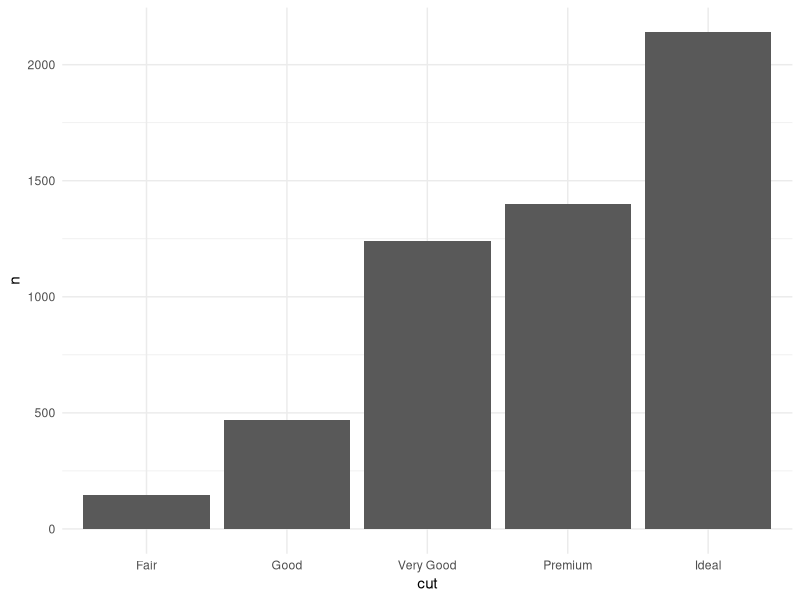
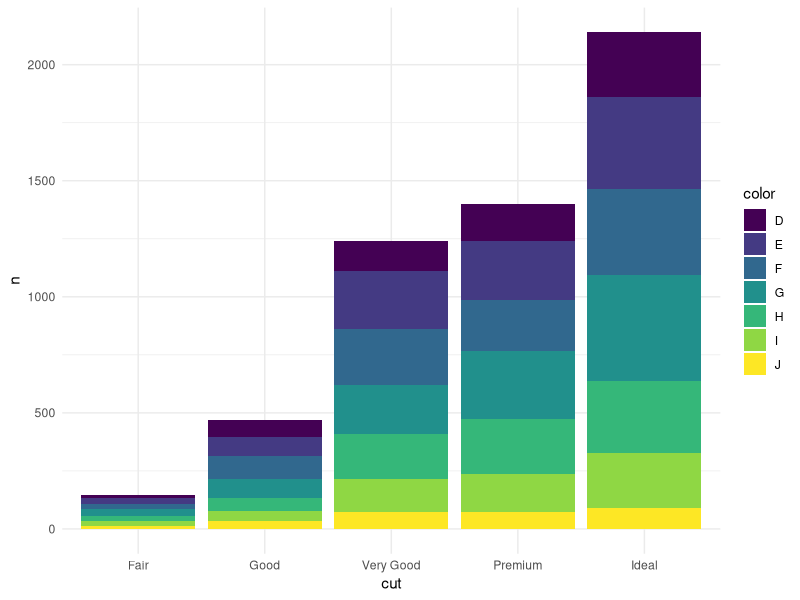
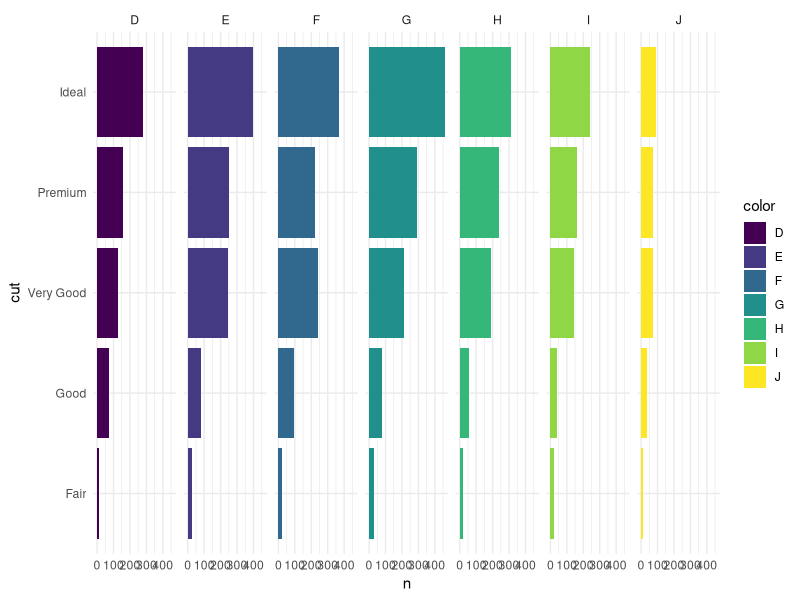
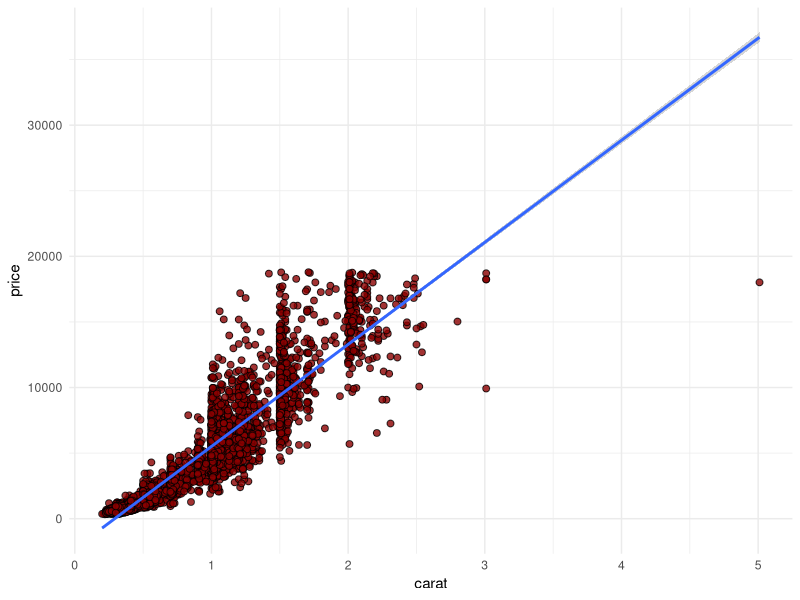
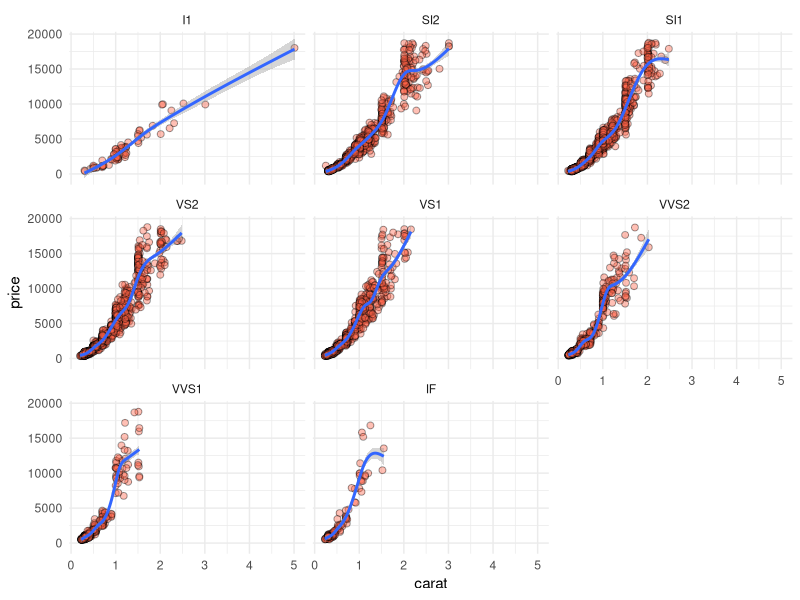
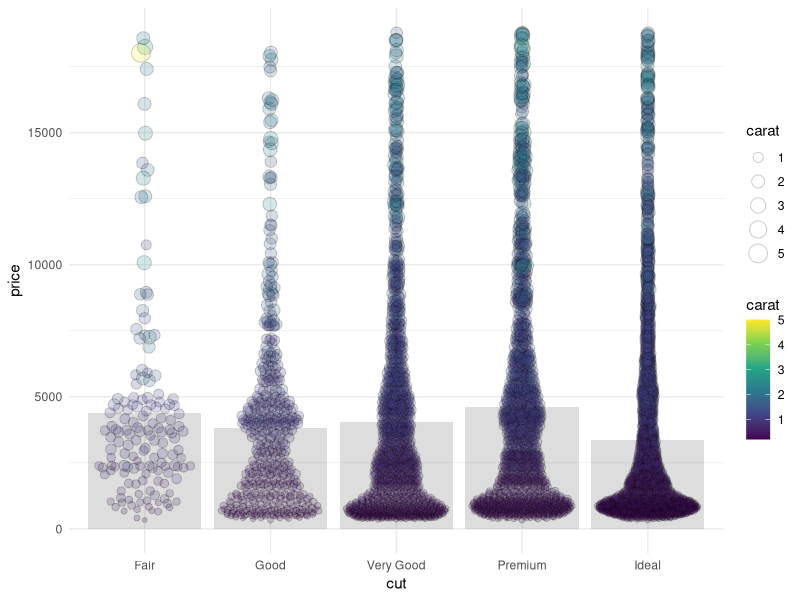
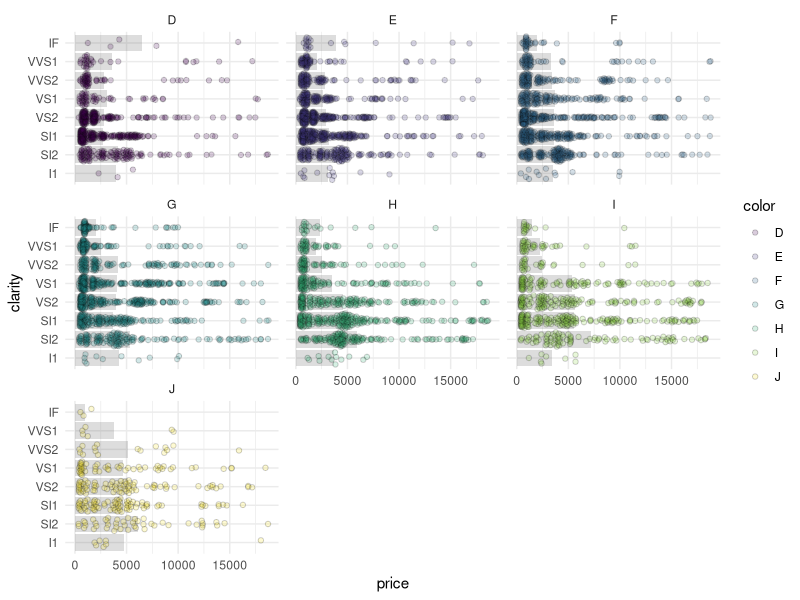

Write the R code that produced these figures, in order.
library(tidyverse)
library(ggbeeswarm)


# GGPLOT

dat <- diamonds %>% sample_frac(0.1)

# set ggplot theme
theme_set(theme_minimal())

# BAR CHARTS --------------------------------------------------------------

# summarize data for chart
cut_color_count <- dat %>% count(cut, color)

# Use geom_col to produce a basic bar chart
cut_color_count %>% 
  
  # ggplot object
  ggplot(
    # global mapping
    mapping = aes(x = cut, y = n)
  ) + 
  
  # geometry layer
  # geom_col() will stack all y values
  geom_col()

# Use geometry-specific mapping to fill by diamond colour
cut_color_count %>% 
  
  # ggplot object
  ggplot(
    # global mapping
    mapping = aes(cut, n)
  ) + 
  
  # geometry layer
  geom_col(
    # geometry-specific mapping
    mapping = aes(fill = color)
  )

cut_color_count %>% 
  
  # ggplot object
  ggplot(
    # global mapping
    mapping = aes(cut, n)
  ) + 
  
  # geometry layer
  geom_col(
    # geometry-specific mapping
    mapping = aes(fill = color)
  ) + 

  facet_wrap(
    vars(color),
    nrow = 1
  ) +
  
  coord_flip()


# SCATTER PLOTS -----------------------------------------------------------


# basic scatter plot
dat %>% 
  
  # ggplot object
  ggplot(
    # global mapping
    mapping = aes(x = carat, y = price)
  ) + 
  
  # geom_point draws a point for each row in the data
  geom_point(
    # static parameters can be passed directly into the geom
    shape = 21, 
    size = 2, 
    alpha = 0.8, 
    fill = "darkred"
  ) + 
  
  geom_smooth(method = "lm")


# facet to produce small multiples
dat %>% 
  
  ggplot(
    mapping = aes(x = carat, y = price)
  ) + 
  
  geom_point(
    shape = 21, 
    size = 2, 
    alpha = 0.4, 
    fill = "tomato"
  ) + 
  
  facet_wrap(vars(clarity)) +
  
  geom_smooth() 



# LAYERING MULTIPLE GEOMS -------------------------------------------------


# distributions with ggbeeswarm
dat %>% 
  
  ggplot(
    aes(
      # first two arguments are always x and y
      cut, 
      price
    )
  ) + 
  
  geom_bar(
    stat = "summary", 
    fun.y = "mean", 
    alpha = 0.2
  ) + 
  
  geom_quasirandom(
    aes(size = carat, fill = carat),
    
    # geom_quasirandom plots every point and takes the same parameters as geom_point
    shape = 21, 
    alpha = 0.2
  ) + 
  
  scale_fill_viridis_c()


# distributions with ggbeeswarm
dat %>% 
  
  ggplot(
    aes(
      # first two arguments are always x and y
      clarity, 
      price
    )
  ) + 
  
  geom_bar(
    stat = "summary", 
    fun.y = "mean", 
    alpha = 0.2
  ) + 
  
  geom_quasirandom(
    aes(fill = color),
    
    # geom_quasirandom plots every point and takes the same parameters as geom_point
    shape = 21, 
    alpha = 0.2
  ) + 
  
  coord_flip() + 
  facet_wrap(vars(color))
